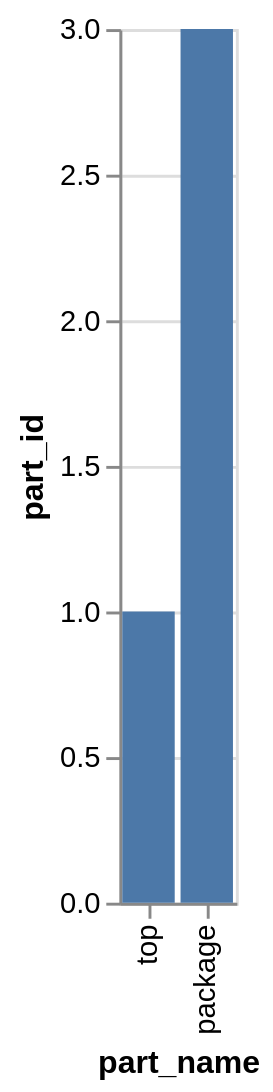

The Vega-Lite source for this figure:
### Vega-Lite specification from a JSON file in a GitHub repository (floating-point values rounded to 4 significant figures)
{"data": {"values": [{"x_data": "top", "y_data": 1}, {"x_data": "package", "y_data": 3}]}, "mark": "bar", "encoding": {"x": {"field": "x_data", "type": "nominal", "title": "part_name", "sort": "descending"}, "y": {"field": "y_data", "type": "quantitative", "title": "part_id"}}}
